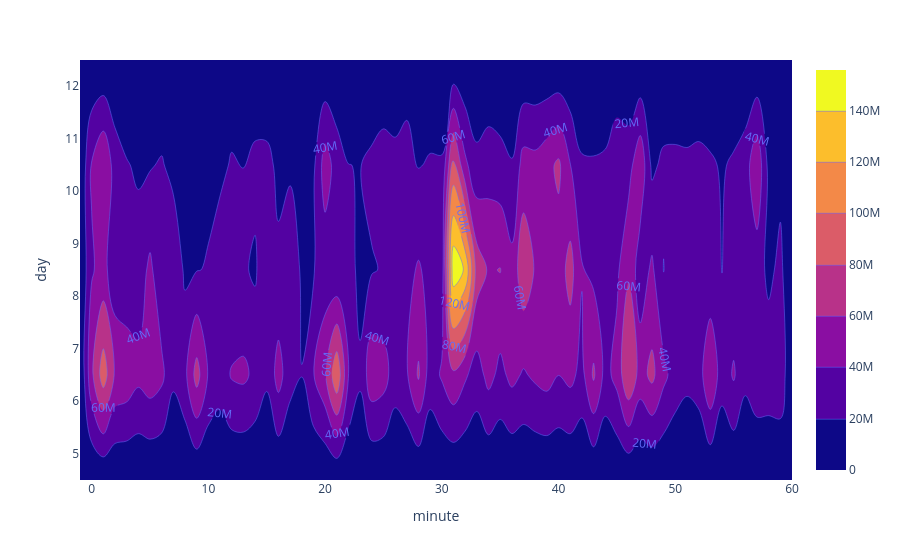

Notebook cell for this chart:
### Code cell
fig = px.density_contour(df3, y="day",x='minute',z='amount',nbinsx=60,nbinsy=3, histfunc='sum')

fig.update_traces(contours_coloring="fill", contours_showlabels = True)
fig.show()

### Figure 1 — Plotly figure (JSON) as saved in the notebook; plotly's stock layout.template omitted (floating-point values rounded to 4 significant figures; data arrays with more than 128 entries replaced by an {"elided": "..."} marker saying what was removed)
{"data": [{"contours": {"coloring": "fill", "showlabels": true}, "histfunc": "sum", "hovertemplate": "minute=%{x}<br>day=%{y}<br>sum of amount=%{z}<extra></extra>", "legendgroup": "", "line": {"color": "#636efa"}, "name": "", "nbinsx": 60, "nbinsy": 3, "showlegend": false, "type": "histogram2dcontour", "x": {"elided": "720 int values"}, "xaxis": "x", "xbingroup": "x", "y": {"elided": "720 int values"}, "yaxis": "y", "ybingroup": "y", "z": {"elided": "720 float values"}}], "layout": {"legend": {"tracegroupgap": 0}, "margin": {"t": 60}, "xaxis": {"anchor": "y", "domain": [0, 1], "title": {"text": "minute"}}, "yaxis": {"anchor": "x", "domain": [0, 1], "title": {"text": "day"}}}}
